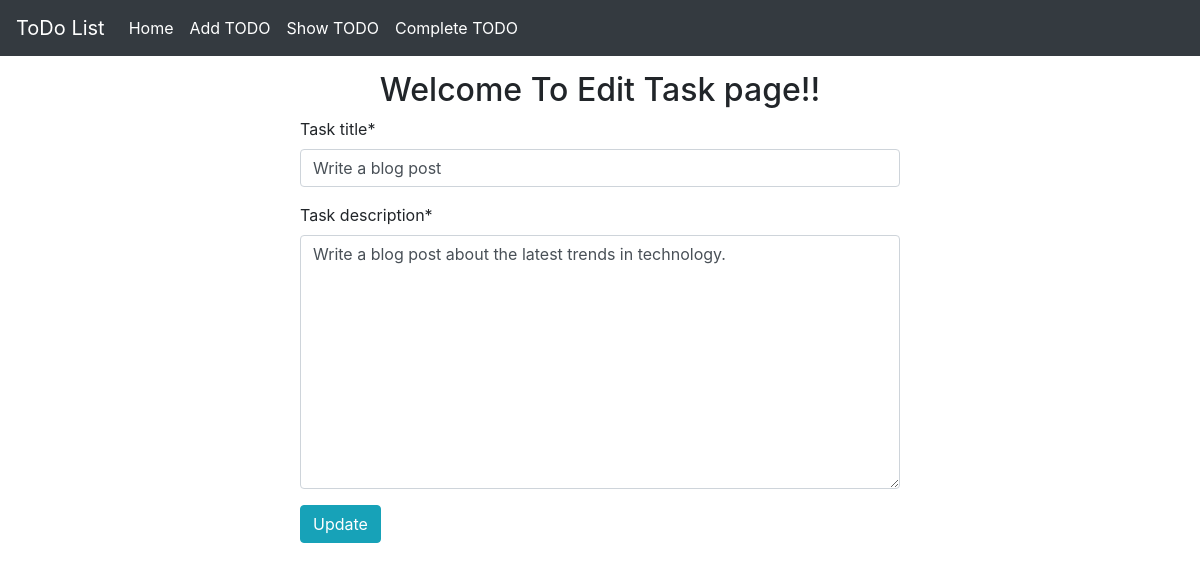
Screenshot of /edit_task/3 with the database file from the repository.
### todo_app/models.py (models this page shows)
class TaskModel(models.Model):
    id = models.IntegerField(primary_key=True)
    task_title = models.CharField(max_length = 30)
    task_description = models.TextField()
    is_completed = models.BooleanField(default = False)
    class Meta:
        ordering = ['id']

### todo_app/views.py (the view)
# urls.py: path('edit_task/<int:id>', edit_task, name='edit_task'),
def edit_task(request, id):
    task = TaskModel.objects.get(pk=id)
    form = TaskForm(instance = task)
    if request.method == 'POST':
        form = TaskForm(request.POST, instance=task)
        if form.is_valid():
            form.save()
            return redirect('show_tasks')
    return render(request, 'edit_task.html', {'task': form})

### todo_app/forms.py
class TaskForm(forms.ModelForm):
    class Meta:
        model = TaskModel
        fields = ['task_title', 'task_description']

### todo_app/templates/edit_task.html (shortened to what this page needs)
{% extends 'base.html' %}
{% load crispy_forms_tags %}
{% block content %}
    <div style="width: 50%; margin: auto;">
        <h2 style="text-align: center; margin-top: 15px;">Welcome To Edit Task page!!</h2>
        <form method="POST">
            {{task|crispy}}
            <button class="btn btn-info" type="submit" >Update</button>
        </form>
    </div>
{% endblock %}

### rows the page displays
TaskModel: task_title "Write a blog post", task_description "Write a blog post about the latest trends in technology."
